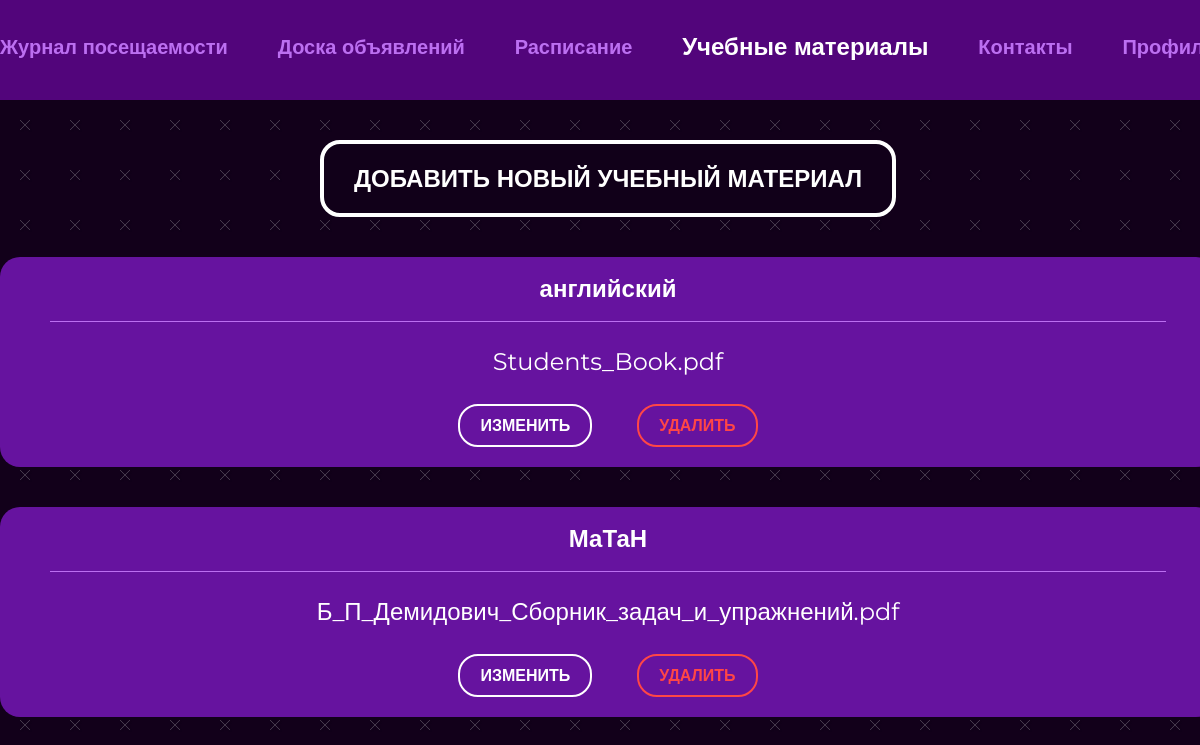
Screenshot of /materials (signed in) with the database file from the repository.
### main/models.py (models this page shows, shortened)
class StudyMaterial(models.Model):
    name = models.CharField(max_length=50)
    file = models.FileField()
    room = models.ForeignKey(Room, on_delete=models.CASCADE)

### main/views.py (the view)
# urls.py: path('materials', views.materials, name='materials'),
@login_required()
def materials(request):
    if request.method == "POST":
        print("123")
    cur_student = get_student(request)
    materials = StudyMaterial.objects.filter(room=cur_student.room).order_by('-id')
    contex = {
        'materials': materials,
        'navbar': 'materials',
        'perm': get_perm(cur_student.permission)
    }
    return render(request, "main/train_material.html", context=contex)

### main/views.py (called while the page is built)
def get_student(request):
    return Student.objects.get(user=request.user)

def get_perm(permission):
    if permission == 0:
        return False
    return True

### main/templates/main/train_material.html (shortened to what this page needs)
{% extends 'main/base.html' %}
{% load static %}
{% block content %}
 <div class="container">
          <div class="train-material__container">
              {% if perm %}
              <button class="btn btn-modal">ДОБАВИТЬ НОВЫЙ УЧЕБНЫЙ МАТЕРИАЛ</button>
              {% endif %}
              {% for elem in materials %}
                <div class="train-material__cell">
                  <h4 class="train-material__title">
                    {{ elem.name }}
                  </h4>
                  <a class="train-material__link" href="materials/{{ elem.id }}">{{ elem.file }}</a>
                    {% if perm %}
                      <div class="train-material__btns">
                        <button class="mini-btn btn-change">ИЗМЕНИТЬ</button>
                        <button class="mini-btn btn-cancel">
                          УДАЛИТЬ
                        </button>
                      </div>
                    {% endif %}
                </div>
            {% endfor %}
          </div>
 </div>
{% endblock content %}

### main/static/main/css/main.css (style rules this page uses)
* { padding: 0; margin: 0; border: 0; }
*, *:before, *:after { -webkit-box-sizing: border-box; box-sizing: border-box; }
html, body { width: 100%; line-height: 1; font-size: 16px; -ms-text-size-adjust: 100%; -moz-text-size-adjust: 100%; -webkit-text-size-adjust: 100%; }
input, button, textarea { font-family: inherit; }
button { cursor: pointer; }
a, a:visited { text-decoration: none; }
h1, h2, h3, h4, h5, h6, a { font-size: inherit; }
body { font-family: "Montserrat", sans-serif; background: url("./img/bg.jpg"); background-size: 50px; }
.btn { display: inline-block; padding: 20px 30px; background-color: #110019; border: 4px solid #FFFFFF; border-radius: 20px; font-weight: 700; font-size: 24px; color: #FFFFFF; -webkit-transition: all 0.5s; transition: all 0.5s; cursor: pointer; }
.container { width: 1216px; margin: 0 auto; }
.train-material__container { margin: 40px 0; display: -webkit-box; display: -ms-flexbox; display: flex; -webkit-box-orient: vertical; -webkit-box-direction: normal; -ms-flex-direction: column; flex-direction: column; gap: 40px; -webkit-box-align: center; -ms-flex-align: center; align-items: center; }
.train-material__cell { background: #66139F; border-radius: 20px; width: 1216px; padding: 20px 50px; display: -webkit-box; display: -ms-flexbox; display: flex; -webkit-box-orient: vertical; -webkit-box-direction: normal; -ms-flex-direction: column; flex-direction: column; -webkit-box-align: center; -ms-flex-align: center; align-items: center; gap: 25px; }
.train-material__title { color: #FFFFFF; font-weight: 700; font-size: 24px; display: block; width: 100%; text-align: center; padding-bottom: 20px; border-bottom: 1px solid #BC6FF1; }
.train-material__link { font-size: 24px; line-height: 29px; color: #FFFFFF; }
.train-material__link::after { content: ""; width: 0; height: 3px; display: block; background: white; -webkit-transition: 1s; transition: 1s; }
.train-material__btns { display: -webkit-box; display: -ms-flexbox; display: flex; gap: 45px; }
.mini-btn { border: 2px solid #FFFFFF; border-radius: 20px; padding: 10px 20px; color: #FFFFFF; font-weight: 700; font-size: 16px; background-color: transparent; -webkit-transition: all 0.5s; transition: all 0.5s; }
.btn-cancel { border: 2px solid #FF4646; color: #FF4646; }

### rows the page displays
StudyMaterial: name "английский", file "Students_Book.pdf"
StudyMaterial: name "МаТаН", file "Б_П_Демидович_Сборник_задач_и_упражнений.pdf"
